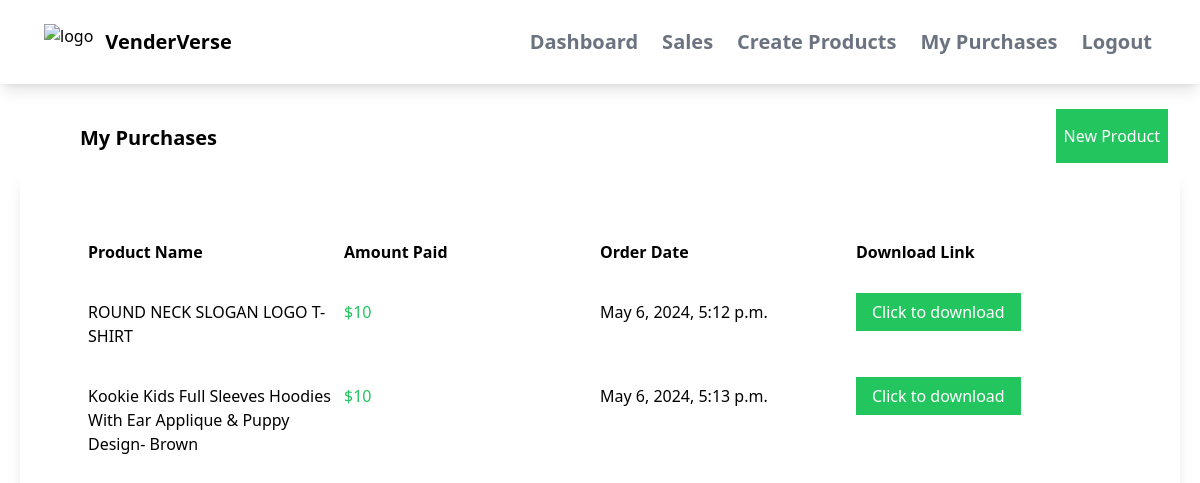
The app's page /myapp/purchases/ (signed in) with its own data.
### myapp/models.py (models this page shows, shortened)
class OrderDetails(models.Model):
    customer_email=models.EmailField(max_length=200)
    product=models.ForeignKey(Product,on_delete=models.CASCADE)
    amount=models.IntegerField()
    payment_id=models.CharField(max_length=500,blank=True,null=True)
    has_paid=models.BooleanField(default=False)
    created_on=models.DateTimeField(auto_now_add=True)
    updated_on=models.DateTimeField(auto_now_add=True)

class Product(models.Model):
    CATEGORY_CHOICES = [
        ('Goods', 'Goods'),
        ('Services', 'Services'),
    ]
    seller= models.ForeignKey(User, on_delete=models.CASCADE,default=1)
    name=models.CharField(max_length=200)
    description=models.CharField(max_length=200)
    price=models.FloatField()
    file=models.FileField(upload_to="uploads")
    total_sales_amount = models.IntegerField(default=0)
    total_sales = models.IntegerField(default=0)

### myapp/views.py (the view)
# urls.py: path('purchases/',views.my_purchases,name='purchases'),
@login_required
def my_purchases(request):
    orders = OrderDetails.objects.filter(customer_email=request.user.email)
    return render(request, 'myapp/purchases.html',{'orders':orders})

### myapp/templates/myapp/purchases.html
{% extends 'myapp/base.html' %}
{% block body %}
    <div class="flex justify-between">
        <div class="ml-20 mt-10 font-bold text-xl">My Purchases</div>
        <div class="ml-20 mt-10">
            <a class="bg-green-500 text-white px-2 py-4 mr-8" href="{% url 'myapp:createproduct' %}">New Product</a>
        </div>
    </div>
    <div class="order-container shadow-lg p-10 m-5">
        <div class="order-header flex font-bold  m-5 p-2 ">
            <div class="w-1/4">
                Product Name
            </div>
            <div class="w-1/4">
                Amount Paid
            </div>
            <div class="w-1/4">
                Order Date
            </div>
            <div class="w-1/4">
                Download Link
            </div>
        </div>
        {% for order in orders %}
        <div class="flex  m-5 p-2">
            <div class="w-1/4">
                {{order.product.name}}
            </div>
            <div class="w-1/4 text-green-500">
                ${{order.amount}}
            </div>
            <div class="w-1/4">
                {{order.created_on}}
            </div>
            <div class="w-1/4">
                <a class="bg-green-500 text-white px-4 py-2" href="{{order.product.file.url}}" download>Click to download</a>
            </div>
        </div>
        {% endfor %}
    </div>
{% endblock %}

### records on screen
OrderDetails: product.name "ROUND NECK SLOGAN LOGO T-SHIRT", amount "10", created_on "May 6, 2024, 5:12 p.m."
OrderDetails: product.name "Kookie Kids Full Sleeves Hoodies With Ear Applique & Puppy Design- Brown", amount "10", created_on "May 6, 2024, 5:13 p.m."
